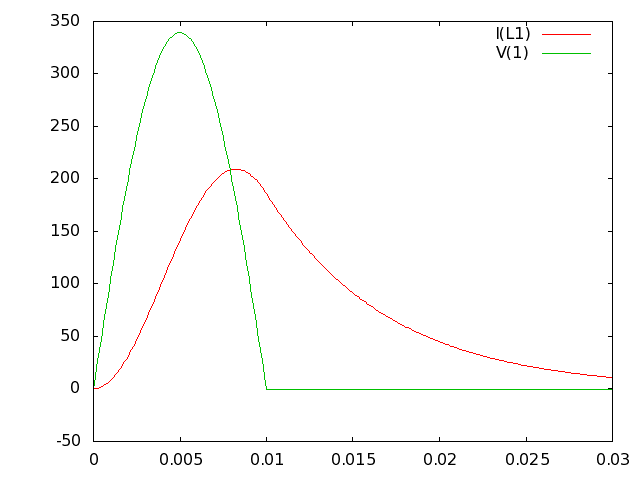

The script that saved this image:
set term png
set output "eg10.png"
set style data lines
plot 'eg10.dat' using 1:2 title "I(L1)", 'eg10.dat' using 1:3 title "V(1)"
# set output back to default
set output
# reset terminal type
set terminal pop
